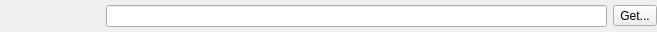
<?xml version="1.0" encoding="UTF-8"?>
<ui version="4.0">
 <class>KeyWidget</class>
 <widget class="QWidget" name="KeyWidget">
  <property name="geometry">
   <rect>
    <x>0</x>
    <y>0</y>
    <width>657</width>
    <height>32</height>
   </rect>
  </property>
  <property name="windowTitle">
   <string>Form</string>
  </property>
  <layout class="QHBoxLayout" name="horizontalLayout">
   <property name="leftMargin">
    <number>0</number>
   </property>
   <property name="topMargin">
    <number>0</number>
   </property>
   <property name="rightMargin">
    <number>0</number>
   </property>
   <property name="bottomMargin">
    <number>0</number>
   </property>
   <item>
    <widget class="QLabel" name="labelTemplate">
     <property name="minimumSize">
      <size>
       <width>100</width>
       <height>0</height>
      </size>
     </property>
     <property name="font">
      <font>
       <weight>75</weight>
       <bold>true</bold>
      </font>
     </property>
     <property name="text">
      <string/>
     </property>
    </widget>
   </item>
   <item>
    <widget class="QLineEdit" name="lineEditKey"/>
   </item>
   <item>
    <widget class="QToolButton" name="buttonGet">
     <property name="text">
      <string>Get...</string>
     </property>
    </widget>
   </item>
  </layout>
 </widget>
 <resources/>
 <connections/>
</ui>
